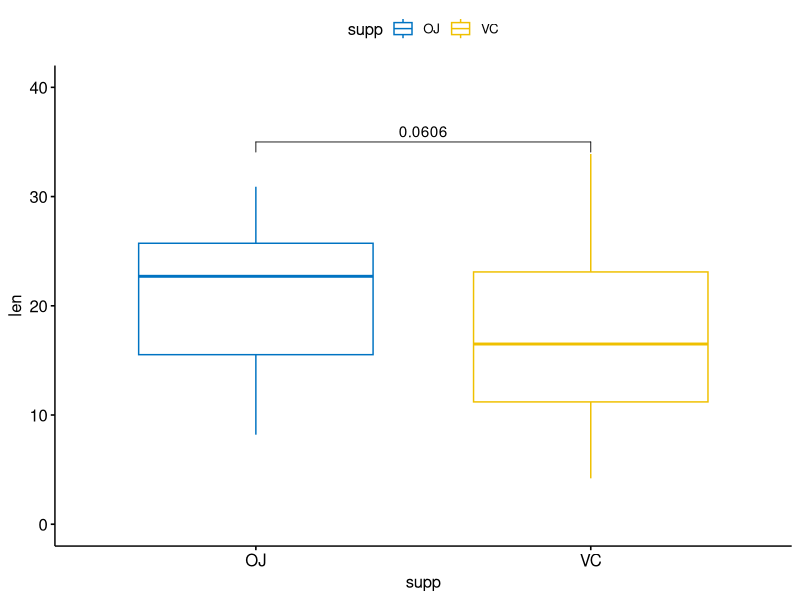
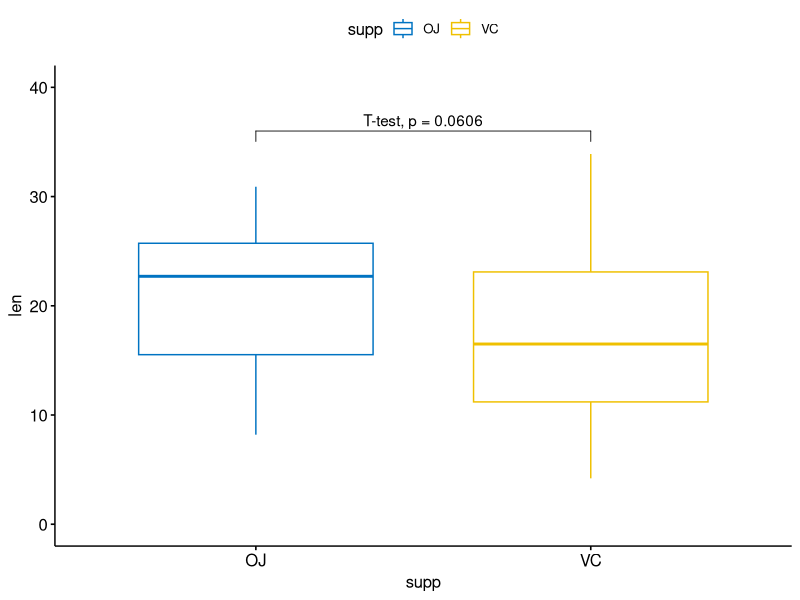
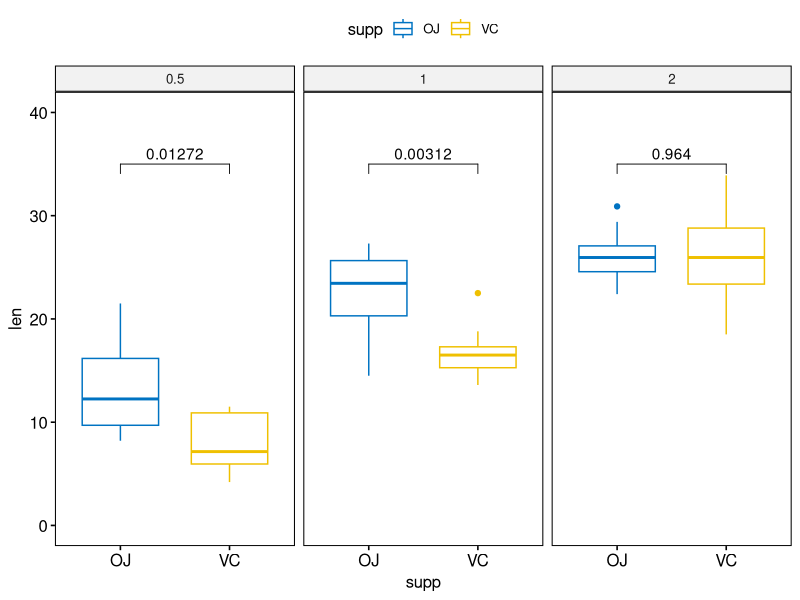
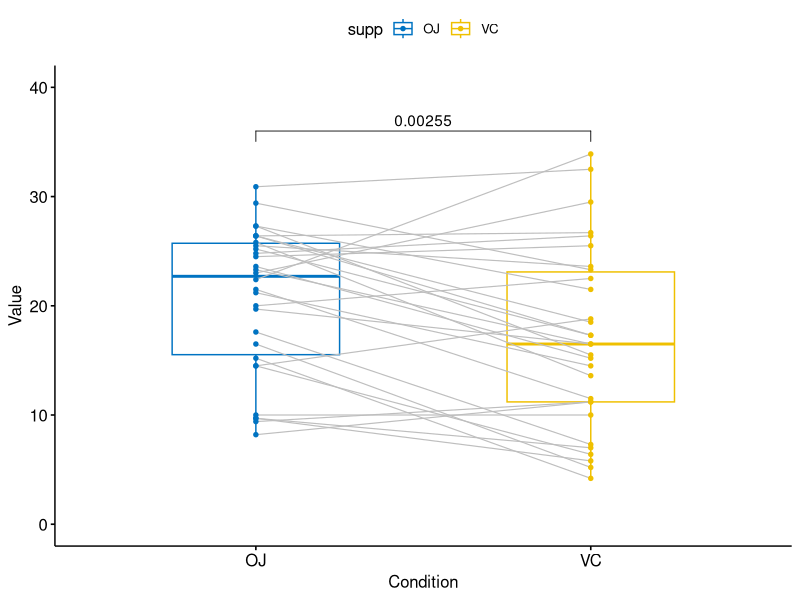
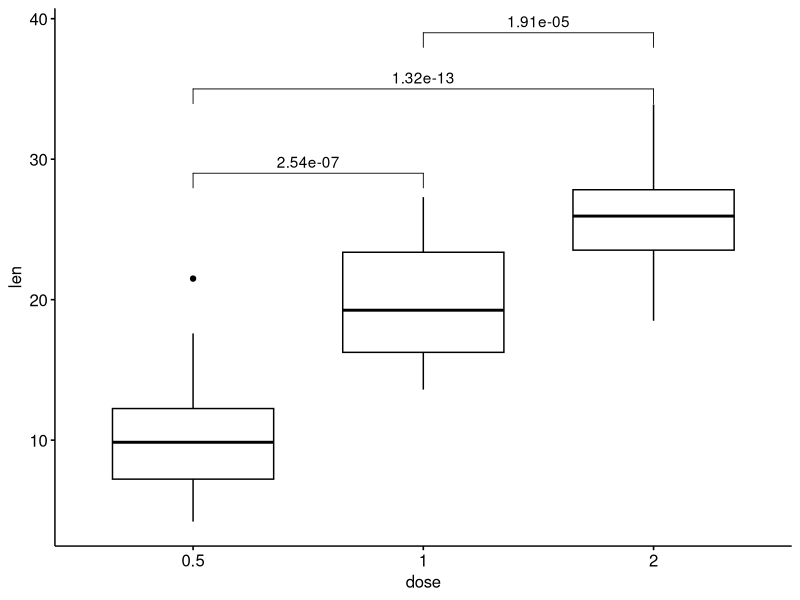
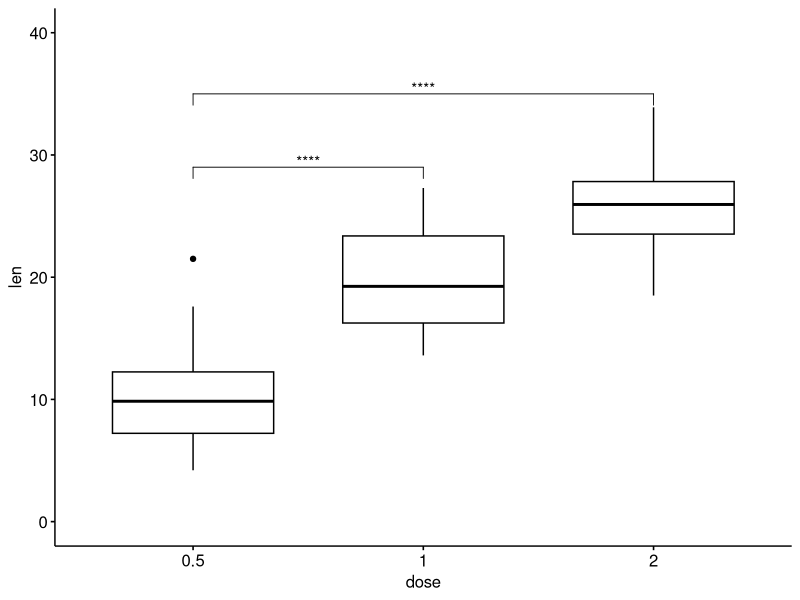
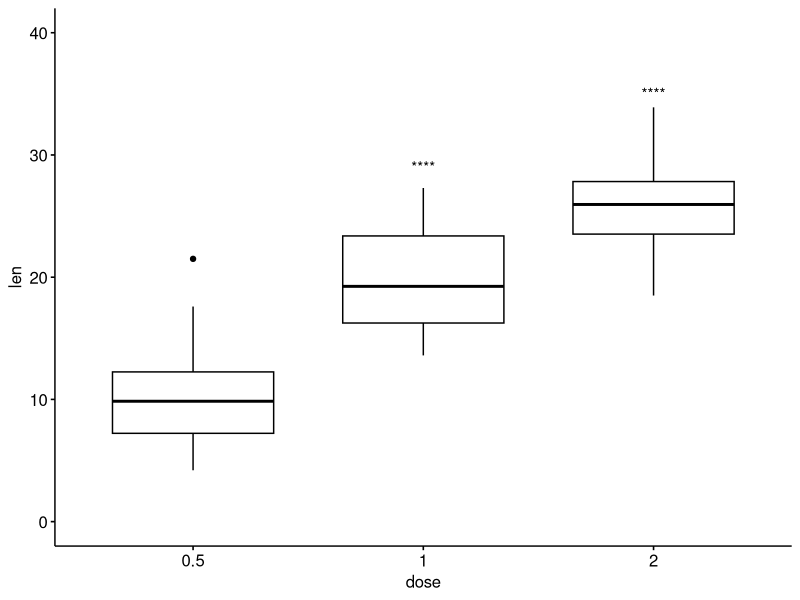
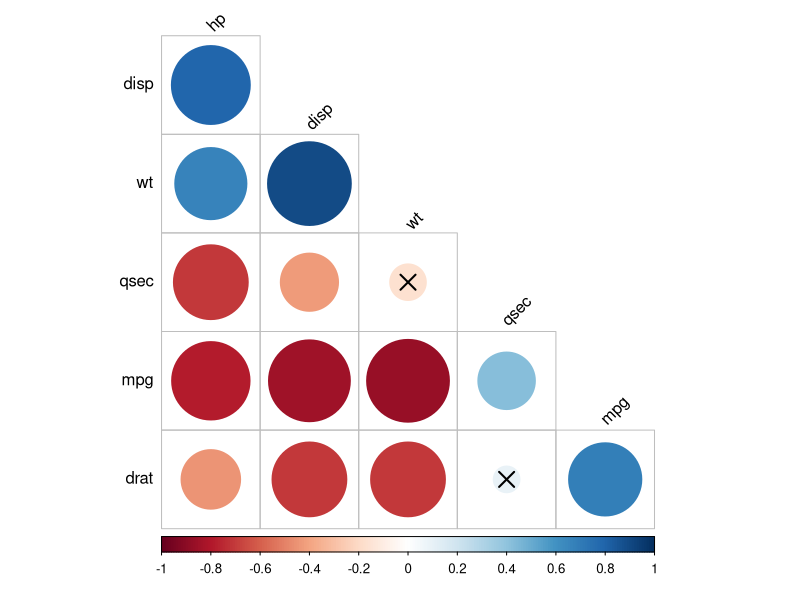

Write the R code that produced these figures, in order.
## ---- chunk 1
knitr::opts_chunk$set(collapse = TRUE, dev = "png", comment = "#>")
#Sys.setlocale('LC_ALL','C') # Embed this directly in the Rmarkdown script that contains the Chinese character comment
options(digits=3)
options(max.print=200)
## ---- chunk 2
library(rstatix)  
library(ggpubr)  # For easy data-visualization
## ---- chunk 3
# Summary statistics of some selected variables
#::::::::::::::::::::::::::::::::::::::::::::::::::::::::::
iris %>% 
  get_summary_stats(Sepal.Length, Sepal.Width, type = "common")

# Whole data frame
#::::::::::::::::::::::::::::::::::::::::::::::::::::::::::
iris %>% get_summary_stats(type = "common")


# Grouped data
#::::::::::::::::::::::::::::::::::::::::::::::::::::::::::
iris %>%
  group_by(Species) %>% 
  get_summary_stats(Sepal.Length, type = "mean_sd")
## ---- chunk 4
df <- ToothGrowth
df$dose <- as.factor(df$dose)
head(df)
## ---- chunk 5
# T-test
stat.test <- df %>% 
  t_test(len ~ supp, paired = FALSE) 
stat.test

# Create a box plot
p <- ggboxplot(
  df, x = "supp", y = "len", 
  color = "supp", palette = "jco", ylim = c(0,40)
  )
# Add the p-value manually
p + stat_pvalue_manual(stat.test, label = "p", y.position = 35)
## ---- chunk 6
p +stat_pvalue_manual(stat.test, label = "T-test, p = {p}", 
                      y.position = 36)
## ---- chunk 7
# Statistical test
stat.test <- df %>%
  group_by(dose) %>%
  t_test(len ~ supp) %>%
  adjust_pvalue() %>%
  add_significance("p.adj")
stat.test

# Visualization
ggboxplot(
  df, x = "supp", y = "len",
  color = "supp", palette = "jco", facet.by = "dose",
  ylim = c(0, 40)
  ) +
  stat_pvalue_manual(stat.test, label = "p.adj", y.position = 35)
## ---- chunk 8
# T-test
stat.test <- df %>% 
  t_test(len ~ supp, paired = TRUE) 
stat.test

# Box plot
p <- ggpaired(
  df, x = "supp", y = "len", color = "supp", palette = "jco", 
  line.color = "gray", line.size = 0.4, ylim = c(0, 40)
  )
p + stat_pvalue_manual(stat.test, label = "p", y.position = 36)
## ---- chunk 9
# Pairwise t-test
pairwise.test <- df %>% t_test(len ~ dose)
pairwise.test
# Box plot
ggboxplot(df, x = "dose", y = "len")+
  stat_pvalue_manual(
    pairwise.test, label = "p.adj", 
    y.position = c(29, 35, 39)
    )
## ---- chunk 10
# Comparison against reference group
#::::::::::::::::::::::::::::::::::::::::
# T-test: each level is compared to the ref group
stat.test <- df %>% t_test(len ~ dose, ref.group = "0.5")
stat.test
# Box plot
ggboxplot(df, x = "dose", y = "len", ylim = c(0, 40)) +
  stat_pvalue_manual(
    stat.test, label = "p.adj.signif", 
    y.position = c(29, 35)
    )
# Remove bracket
ggboxplot(df, x = "dose", y = "len", ylim = c(0, 40)) +
  stat_pvalue_manual(
    stat.test, label = "p.adj.signif", 
    y.position = c(29, 35),
    remove.bracket = TRUE
    )
## ---- chunk 11
# One-way ANOVA test
#:::::::::::::::::::::::::::::::::::::::::
df %>% anova_test(len ~ dose)

# Two-way ANOVA test
#:::::::::::::::::::::::::::::::::::::::::
df %>% anova_test(len ~ supp*dose)

# Two-way repeated measures ANOVA
#:::::::::::::::::::::::::::::::::::::::::
df$id <- rep(1:10, 6) # Add individuals id
# Use formula
# df %>% anova_test(len ~ supp*dose + Error(id/(supp*dose)))
# or use character vector
df %>% anova_test(dv = len, wid = id, within = c(supp, dose))

# Use model as arguments
#:::::::::::::::::::::::::::::::::::::::::
.my.model <- lm(yield ~ block + N*P*K, npk)
anova_test(.my.model)
## ---- chunk 12
# Data preparation
mydata <- mtcars %>% 
  select(mpg, disp, hp, drat, wt, qsec)
head(mydata, 3)

# Correlation test between two variables
mydata %>% cor_test(wt, mpg, method = "pearson")

# Correlation of one variable against all
mydata %>% cor_test(mpg, method = "pearson")

# Pairwise correlation test between all variables
mydata %>% cor_test(method = "pearson")
## ---- chunk 13
# Compute correlation matrix
#::::::::::::::::::::::::::::::::::::::::::::::::::::::::::
cor.mat <- mydata %>% cor_mat()
cor.mat

# Show the significance levels
#::::::::::::::::::::::::::::::::::::::::::::::::::::::::::
cor.mat %>% cor_get_pval()

# Replacing correlation coefficients by symbols
#::::::::::::::::::::::::::::::::::::::::::::::::::::::::::
cor.mat %>%
  cor_as_symbols() %>%
  pull_lower_triangle()

# Mark significant correlations
#::::::::::::::::::::::::::::::::::::::::::::::::::::::::::
cor.mat %>%
  cor_mark_significant()


# Draw correlogram using R base plot
#::::::::::::::::::::::::::::::::::::::::::::::::::::::::::
cor.mat %>%
  cor_reorder() %>%
  pull_lower_triangle() %>% 
  cor_plot()
